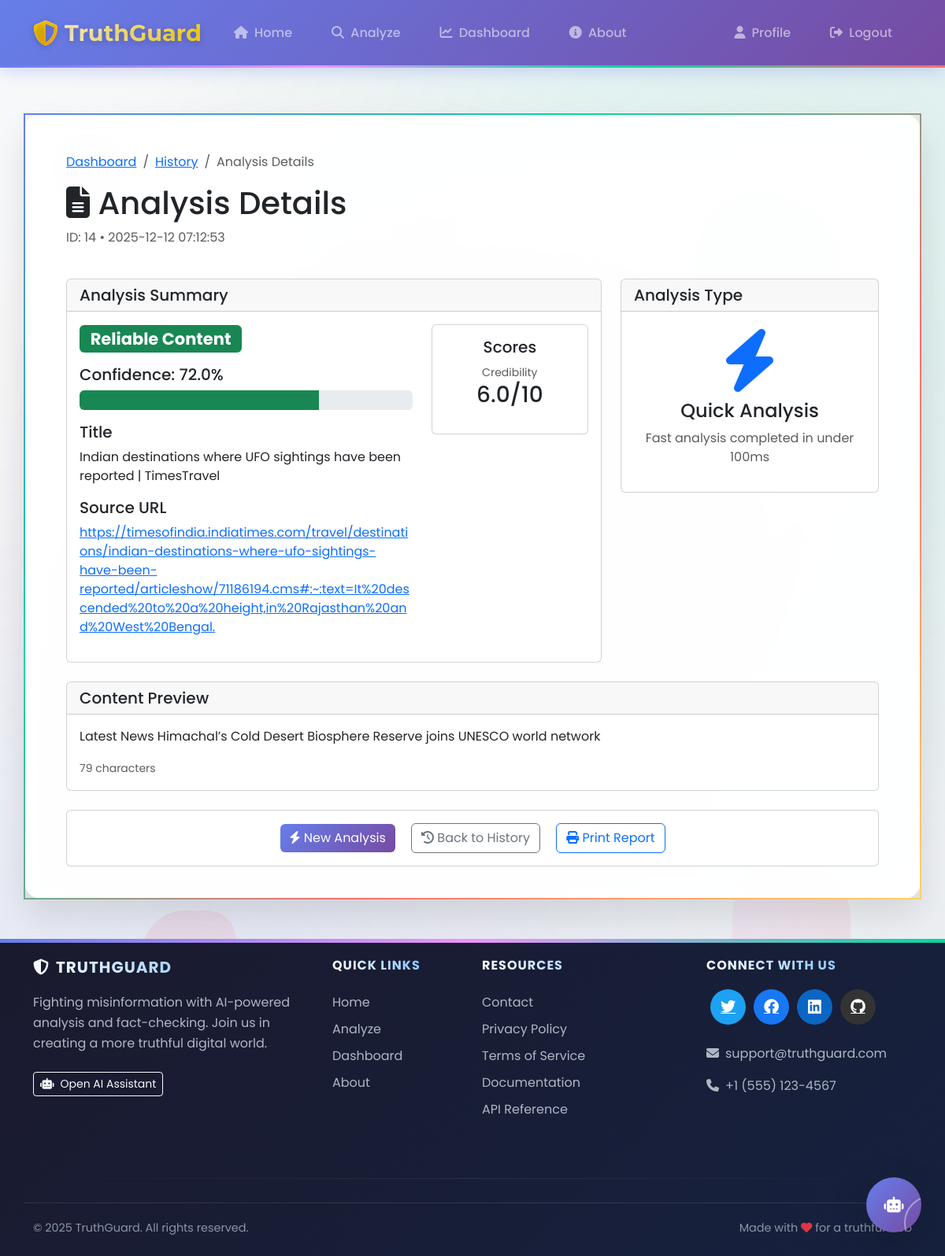
The app's page /analysis/14 (signed in) with its own data.
### app.py (models this page shows, shortened)
class Analysis(db.Model):
    __tablename__ = 'analyses'
    id = db.Column(db.Integer, primary_key=True)
    title = db.Column(db.Text, default='')
    content = db.Column(db.Text, default='')  # raw text content (for display/search)
    article_data = db.Column(db.JSON, nullable=True)  # optional structured article extraction
    source_url = db.Column(db.Text, nullable=True)  # This should be nullable
    classification = db.Column(db.String(20), nullable=False, default='UNKNOWN')  # RELIABLE, SUSPICIOUS, FAKE, etc.
    confidence_score = db.Column(db.Float, nullable=True)
    sentiment_score = db.Column(db.Float, nullable=True)
    sensationalism_score = db.Column(db.Float, nullable=True)
    credibility_score = db.Column(db.Float, nullable=True)
    key_findings = db.Column(db.Text, default='[]')  # JSON string
    recommendations = db.Column(db.Text, nullable=True)  # JSON string
    fact_checks = db.Column(db.Text, nullable=True)  # JSON string
    analysis_metadata = db.Column(db.Text, default='{}')  # JSON string (e.g. word count, etc.)
    is_quick_analysis = db.Column(db.Boolean, default=False)
    user_id = db.Column(db.Integer, db.ForeignKey('user.id'), nullable=False)
    created_at = db.Column(db.DateTime, default=lambda: datetime.now(timezone.utc))
    updated_at = db.Column(db.DateTime, default=lambda: datetime.now(timezone.utc),
                           onupdate=lambda: datetime.now(timezone.utc))

### app.py (the view)
@app.route('/analysis/<int:analysis_id>')
@login_required
def analysis_detail(analysis_id):
    analysis = Analysis.query.get_or_404(analysis_id)
    if analysis.user_id != current_user.id and current_user.role != 'admin':
        flash('Access denied', 'danger')
        return redirect(url_for('dashboard'))
    try:
        key_findings = json.loads(analysis.key_findings) if analysis.key_findings else []
    except:
        key_findings = []
    try:
        analysis_metadata = json.loads(analysis.analysis_metadata) if analysis.analysis_metadata else {}
    except:
        analysis_metadata = {}
    word_count = analysis_metadata.get('word_count', len(analysis.content.split()) if analysis.content else 0)
    return render_template('analysis_detail.html',
                           analysis=analysis,
                           key_findings=key_findings,
                           word_count=word_count,
                           analysis_metadata=analysis_metadata)

### app.py (called while the page is built)
@login_manager.user_loader
def load_user(user_id):
    try:
        return db.session.get(User, int(user_id))
    except Exception:
        return None

@app.context_processor
def inject_gemini_status():
    return {
        'gemini_available': _GEMINI_AVAILABLE,
        'gemini_model': _GEMINI_MODEL,
        'gemini_api_key_set': bool(_GEMINI_API_KEY and _GEMINI_API_KEY != 'your-gemini-api-key-here')
    }

### templates/analysis_detail.html (shortened to what this page needs)
{% extends "base.html" %}
{% block content %}
<div class="container mt-4">
    <div class="row mb-4">
        <div class="col">
            <nav aria-label="breadcrumb">
                <ol class="breadcrumb">
                    <li class="breadcrumb-item"><a href="/dashboard">Dashboard</a></li>
                    <li class="breadcrumb-item"><a href="/history">History</a></li>
                    <li class="breadcrumb-item active">Analysis Details</li>
                </ol>
            </nav>
            <h1><i class="fas fa-file-alt"></i> Analysis Details</h1>
            <p class="text-muted">ID: {{ analysis.id }} • {{ analysis.created_at.strftime('%Y-%m-%d %H:%M:%S') }}</p>
        </div>
    </div>
    <div class="row mb-4">
        <div class="col-lg-8">
            <div class="card">
                <div class="card-header">
                    <h5 class="mb-0">Analysis Summary</h5>
                </div>
                <div class="card-body">
                    <div class="row">
                        <div class="col-md-8">
                            <h3>
                                {% if analysis.classification == 'RELIABLE' %}
                                <span class="badge bg-success">Reliable Content</span>
                                {% elif analysis.classification == 'SUSPICIOUS' %}
                                <span class="badge bg-warning">Suspicious Content</span>
                                {% elif analysis.classification == 'FAKE' %}
                                <span class="badge bg-danger">Fake Content</span>
                                {% else %}
                                <span class="badge bg-secondary">{{ analysis.classification }}</span>
                                {% endif %}
                            </h3>
                            {% if analysis.confidence_score %}
                            <div class="mt-3">
                                <h5>Confidence: {{ (analysis.confidence_score * 100)|round(1) }}%</h5>
                                <div class="progress" style="height: 25px;">
                                    <div class="progress-bar
                                        {% if analysis.confidence_score >= 0.7 %}bg-success
                                        {% elif analysis.confidence_score >= 0.4 %}bg-warning
                                        {% else %}bg-danger{% endif %}"
                                        style="width: {{ analysis.confidence_score * 100 }}%">
                                    </div>
                                </div>
                            </div>
                            {% endif %}
                            {% if analysis.title %}
                            <div class="mt-3">
                                <h5>Title</h5>
                                <p>{{ analysis.title }}</p>
                            </div>
                            {% endif %}
                            {% if analysis.source_url %}
                            <div class="mt-3">
                                <h5>Source URL</h5>
                                <p><a href="{{ analysis.source_url }}" target="_blank">{{ analysis.source_url }}</a></p>
                            </div>
                            {% endif %}
                        </div>
                        <div class="col-md-4">
                            <div class="card">
                                <div class="card-body text-center">
                                    <h5 class="card-title">Scores</h5>
                                    {% if analysis.credibility_score %}
                                    <div class="mb-3">
                                        <small class="text-muted">Credibility</small>
                                        <h3>{{ analysis.credibility_score|round(1) }}/10</h3>
                                    </div>
                                    {% endif %}
                                </div>
                            </div>
                        </div>
                    </div>
                </div>
            </div>
        </div>
        <div class="col-lg-4">
            <div class="card">
                <div class="card-header">
                    <h5 class="mb-0">Analysis Type</h5>
                </div>
                <div class="card-body text-center">
                    {% if analysis.is_quick_analysis %}
                    <div class="display-1 text-primary">
                        <i class="fas fa-bolt"></i>
                    </div>
                    <h4>Quick Analysis</h4>
                    <p class="text-muted">Fast analysis completed in under 100ms</p>
                    {% else %}
                    <div class="display-1 text-success">
                        <i class="fas fa-chart-bar"></i>
                    </div>
                    <h4>Detailed Analysis</h4>
                    <p class="text-muted">Comprehensive analysis with full report</p>
                    {% endif %}
                </div>
            </div>
        </div>
    </div>
    <div class="row mb-4">
        <div class="col">
            <div class="card">
                <div class="card-header">
                    <h5 class="mb-0">Content Preview</h5>
                </div>
                <div class="card-body">
                    <div class="content-preview" style="max-height: 300px; overflow-y: auto;">
                        {{ analysis.content|safe }}
                    </div>
                    <div class="mt-3">
                        <small class="text-muted">{{ analysis.content|length }} characters</small>
                    </div>
                </div>
            </div>
        </div>
    </div>
    <div class="row mt-4">
        <div class="col">
            <div class="card">
                <div class="card-body text-center">
                    <a href="/analyze" class="btn btn-primary me-3">
                        <i class="fas fa-bolt"></i> New Analysis
                    </a>
                    <a href="/history" class="btn btn-outline-secondary me-3">
                        <i class="fas fa-history"></i> Back to History
                    </a>
                    <button onclick="window.print()" class="btn btn-outline-primary">
                        <i class="fas fa-print"></i> Print Report
                    </button>
                </div>
            </div>
        </div>
    </div>
</div>
{% endblock %}

### templates/base.html (style rules this page uses)
:root { --primary-gradient: linear-gradient(135deg, #667eea 0%, #764ba2 100%); --secondary-gradient: linear-gradient(135deg, #f093fb 0%, #f5576c 100%); --success-gradient: linear-gradient(135deg, #06d6a0 0%, #118ab2 100%); --warning-gradient: linear-gradient(135deg, #ffd166 0%, #ff9e6d 100%); --info-gradient: linear-gradient(135deg, #4facfe 0%, #00f2fe 100%); --danger-gradient: linear-gradient(135deg, #ef476f 0%, #ff6b6b 100%); --purple-gradient: linear-gradient(135deg, #a18cd1 0%, #fbc2eb 100%); --dark-gradient: linear-gradient(135deg, #1a1a2e 0%, #16213e 100%); --gold-gradient: linear-gradient(135deg, #ffd700 0%, #ffaa00 100%); --chat-bg: linear-gradient(135deg, #f5f7fa 0%, #e4e8f0 100%); --user-msg-bg: #667eea; --bot-msg-bg: #ffffff; --shadow-light: rgba(0, 0, 0, 0.08); --shadow-medium: rgba(0, 0, 0, 0.12); }
body { font-family: 'Poppins', sans-serif; background: linear-gradient(135deg, #f8f9fa 0%, #e9ecef 100%); min-height: 100vh; position: relative; overflow-x: hidden; }
body::before { content: ''; position: fixed; top: 0; left: 0; width: 100%; height: 100%; background: radial-gradient(circle at 20% 80%, rgba(102, 126, 234, 0.1) 0%, transparent 50%), radial-gradient(circle at 80% 20%, rgba(6, 214, 160, 0.1) 0%, transparent 50%), radial-gradient(circle at 40% 40%, rgba(255, 107, 107, 0.1) 0%, transparent 50%); z-index: -1; pointer-events: none; }
.btn-primary { background: var(--primary-gradient); border: none; transition: all 0.3s ease; position: relative; overflow: hidden; }

### records on screen
Analysis: id "14", created_at "2025-12-12 07:12:53", (analysis.confidence_score*100)|round(1) "72.0", title "Indian destinations where UFO sightings have been reported | TimesTravel", source_url "https://timesofindia.indiatimes.com/travel/destinations/indian-destinations-where-ufo-sightings-have-been-reported/articleshow/71186194.cms#:~:text=It%20descended%20to%20a%20height,in%20Rajasthan%20and%20West%20Bengal.", credibility_score "6.0", content "Latest News Himachal’s Cold Desert Biosphere Reserve joins UNESCO world network"

### other values on screen
{{ analysis.content|length }} "79"
